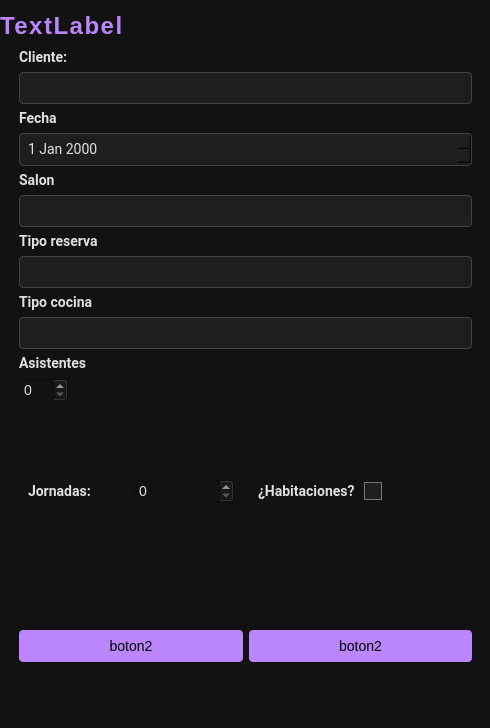
<?xml version="1.0" encoding="UTF-8"?>
<ui version="4.0">
 <class>reserva_edit</class>
 <widget class="QWidget" name="reserva_edit">
  <property name="geometry">
   <rect>
    <x>0</x>
    <y>0</y>
    <width>490</width>
    <height>728</height>
   </rect>
  </property>
  <property name="minimumSize">
   <size>
    <width>490</width>
    <height>728</height>
   </size>
  </property>
  <property name="maximumSize">
   <size>
    <width>490</width>
    <height>728</height>
   </size>
  </property>
  <property name="windowTitle">
   <string>Form</string>
  </property>
  <property name="styleSheet">
   <string notr="true">QWidget {
    background-color: #121212;
    font-family: 'Roboto', sans-serif;
    font-size: 14px;
    color: #E0E0E0;
}

QLineEdit {
    border: 1px solid #424242;
    border-radius: 4px;
    padding: 6px;
    background-color: #1E1E1E;
    color: #E0E0E0;
    selection-background-color: #64B5F6;
}
QLineEdit:focus {
    border: 2px solid #BB86FC;
}


QDateEdit {
    border: 1px solid #424242;
    border-radius: 4px;
    padding: 6px;
    background-color: #1E1E1E;
    color: #E0E0E0;
}
QDateEdit::drop-down {
    border: none;
}

QPushButton {
    background-color: #BB86FC;
    color: black;
    border-radius: 4px;
    padding: 8px;
}
QPushButton:hover {
    background-color: #9B5DE5;
}
QPushButton:pressed {
    background-color: #7A3E9D;
}

QComboBox {
    border: 1px solid #424242;
    border-radius: 4px;
    padding: 6px;
    background-color: #1E1E1E;
    color: #E0E0E0;
}
QComboBox::drop-down {
    border: none;
}

QCheckBox {
    spacing: 5px;
}
QCheckBox::indicator {
    width: 16px;
    height: 16px;
}
QCheckBox::indicator:unchecked {
    border: 1px solid #757575;
    background-color: #1E1E1E;
}
QCheckBox::indicator:checked {
    background-color: #BB86FC;
    border: 1px solid #BB86FC;
}

QLabel {
    font-weight: bold;
    color: #E0E0E0;
}</string>
  </property>
  <widget class="QLabel" name="title_label">
   <property name="geometry">
    <rect>
     <x>0</x>
     <y>10</y>
     <width>481</width>
     <height>31</height>
    </rect>
   </property>
   <property name="styleSheet">
    <string notr="true">QLabel {
    font-size: 24px;
    font-weight: bold;
    color: #BB86FC;
    text-transform: uppercase;
    letter-spacing: 1.5px;
    qproperty-alignment: AlignCenter;
}</string>
   </property>
   <property name="text">
    <string>TextLabel</string>
   </property>
  </widget>
  <widget class="QWidget" name="widget_2" native="true">
   <property name="geometry">
    <rect>
     <x>10</x>
     <y>40</y>
     <width>471</width>
     <height>681</height>
    </rect>
   </property>
   <layout class="QGridLayout" name="gridLayout_3">
    <item row="1" column="0">
     <widget class="QWidget" name="widget_oculto" native="true">
      <layout class="QGridLayout" name="gridLayout_2">
       <item row="0" column="0">
        <widget class="QWidget" name="widget_jornadas" native="true">
         <layout class="QGridLayout" name="gridLayout_7">
          <item row="0" column="1">
           <widget class="QSpinBox" name="jornadas_spinBox"/>
          </item>
          <item row="0" column="0">
           <widget class="QLabel" name="jornadas_label">
            <property name="font">
             <font>
              <family>Roboto</family>
              <pointsize>-1</pointsize>
              <bold>true</bold>
             </font>
            </property>
            <property name="toolTip">
             <string>Fecha del evento</string>
            </property>
            <property name="text">
             <string>Jornadas:</string>
            </property>
           </widget>
          </item>
         </layout>
        </widget>
       </item>
       <item row="0" column="1">
        <widget class="QWidget" name="widget_habitaciones" native="true">
         <layout class="QGridLayout" name="gridLayout_8">
          <item row="0" column="1">
           <widget class="QCheckBox" name="habitaciones_checkBox">
            <property name="text">
             <string/>
            </property>
           </widget>
          </item>
          <item row="0" column="0">
           <widget class="QLabel" name="habitaciones_label">
            <property name="font">
             <font>
              <family>Roboto</family>
              <pointsize>-1</pointsize>
              <bold>true</bold>
             </font>
            </property>
            <property name="text">
             <string>¿Habitaciones?</string>
            </property>
           </widget>
          </item>
         </layout>
        </widget>
       </item>
      </layout>
     </widget>
    </item>
    <item row="2" column="0">
     <widget class="QWidget" name="widget_botones" native="true">
      <layout class="QGridLayout" name="gridLayout_6">
       <item row="0" column="0">
        <widget class="QPushButton" name="boton_izquierdo_pushButton">
         <property name="text">
          <string>boton2</string>
         </property>
        </widget>
       </item>
       <item row="0" column="1">
        <widget class="QPushButton" name="boton_derecho_pushButton">
         <property name="text">
          <string>boton2</string>
         </property>
        </widget>
       </item>
      </layout>
     </widget>
    </item>
    <item row="0" column="0">
     <widget class="QWidget" name="widget" native="true">
      <layout class="QGridLayout" name="gridLayout">
       <item row="8" column="0" colspan="2">
        <widget class="QComboBox" name="tipo_reserva_comboBox"/>
       </item>
       <item row="7" column="0" colspan="2">
        <widget class="QLabel" name="tipo_reserva_label">
         <property name="font">
          <font>
           <family>Roboto</family>
           <pointsize>-1</pointsize>
           <bold>true</bold>
          </font>
         </property>
         <property name="toolTip">
          <string>Teléfono del/la organizador/a</string>
         </property>
         <property name="text">
          <string>Tipo reserva</string>
         </property>
        </widget>
       </item>
       <item row="2" column="0" colspan="2">
        <widget class="QComboBox" name="cliente_comboBox"/>
       </item>
       <item row="11" column="0" colspan="2">
        <widget class="QLabel" name="asistentes_label">
         <property name="font">
          <font>
           <family>Roboto</family>
           <pointsize>-1</pointsize>
           <bold>true</bold>
          </font>
         </property>
         <property name="toolTip">
          <string>Teléfono del/la organizador/a</string>
         </property>
         <property name="text">
          <string>Asistentes</string>
         </property>
        </widget>
       </item>
       <item row="12" column="1">
        <spacer name="horizontalSpacer">
         <property name="orientation">
          <enum>Qt::Horizontal</enum>
         </property>
         <property name="sizeHint" stdset="0">
          <size>
           <width>372</width>
           <height>20</height>
          </size>
         </property>
        </spacer>
       </item>
       <item row="9" column="0" colspan="2">
        <widget class="QLabel" name="tipo_cocina_label">
         <property name="font">
          <font>
           <family>Roboto</family>
           <pointsize>-1</pointsize>
           <bold>true</bold>
          </font>
         </property>
         <property name="toolTip">
          <string>Teléfono del/la organizador/a</string>
         </property>
         <property name="text">
          <string>Tipo cocina</string>
         </property>
        </widget>
       </item>
       <item row="5" column="0" colspan="2">
        <widget class="QLabel" name="telefono_label">
         <property name="font">
          <font>
           <family>Roboto</family>
           <pointsize>-1</pointsize>
           <bold>true</bold>
          </font>
         </property>
         <property name="toolTip">
          <string>Teléfono del/la organizador/a</string>
         </property>
         <property name="text">
          <string>Salon</string>
         </property>
        </widget>
       </item>
       <item row="10" column="0" colspan="2">
        <widget class="QComboBox" name="tipo_cocina_comboBox"/>
       </item>
       <item row="6" column="0" colspan="2">
        <widget class="QComboBox" name="salon_comboBox"/>
       </item>
       <item row="4" column="0" colspan="2">
        <widget class="QDateEdit" name="fecha_dateEdit">
         <property name="font">
          <font>
           <family>Roboto</family>
           <pointsize>-1</pointsize>
          </font>
         </property>
         <property name="toolTip">
          <string>Fecha de nacimiento</string>
         </property>
        </widget>
       </item>
       <item row="12" column="0">
        <widget class="QSpinBox" name="asistentes_spinBox"/>
       </item>
       <item row="3" column="0" colspan="2">
        <widget class="QLabel" name="fecha_label">
         <property name="font">
          <font>
           <family>Roboto</family>
           <pointsize>-1</pointsize>
           <bold>true</bold>
          </font>
         </property>
         <property name="toolTip">
          <string>Fecha del evento</string>
         </property>
         <property name="text">
          <string>Fecha </string>
         </property>
        </widget>
       </item>
       <item row="1" column="0">
        <widget class="QLabel" name="nombre_label">
         <property name="font">
          <font>
           <family>Roboto</family>
           <pointsize>-1</pointsize>
           <bold>true</bold>
          </font>
         </property>
         <property name="toolTip">
          <string>Nombre del/la organizador/a</string>
         </property>
         <property name="text">
          <string>Cliente:</string>
         </property>
        </widget>
       </item>
      </layout>
     </widget>
    </item>
   </layout>
  </widget>
 </widget>
 <resources/>
 <connections/>
</ui>
